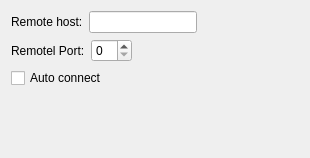
<?xml version="1.0" encoding="UTF-8"?>
<ui version="4.0">
 <class>ClientSocketConfigWidget</class>
 <widget class="QWidget" name="ClientSocketConfigWidget">
  <property name="geometry">
   <rect>
    <x>0</x>
    <y>0</y>
    <width>310</width>
    <height>158</height>
   </rect>
  </property>
  <property name="windowTitle">
   <string>Tcp Client Socket Configuration Widget</string>
  </property>
  <layout class="QVBoxLayout" name="verticalLayout">
   <item>
    <layout class="QHBoxLayout" name="horizontalLayout">
     <item>
      <widget class="QLabel" name="label">
       <property name="text">
        <string>Remote host:</string>
       </property>
      </widget>
     </item>
     <item>
      <widget class="QLineEdit" name="m_hostLineEdit"/>
     </item>
     <item>
      <spacer name="horizontalSpacer_2">
       <property name="orientation">
        <enum>Qt::Horizontal</enum>
       </property>
       <property name="sizeHint" stdset="0">
        <size>
         <width>40</width>
         <height>20</height>
        </size>
       </property>
      </spacer>
     </item>
    </layout>
   </item>
   <item>
    <layout class="QHBoxLayout" name="horizontalLayout_2">
     <item>
      <widget class="QLabel" name="m_portLabel">
       <property name="text">
        <string>Remotel Port:</string>
       </property>
      </widget>
     </item>
     <item>
      <widget class="QSpinBox" name="m_portSpinBox"/>
     </item>
     <item>
      <spacer name="horizontalSpacer">
       <property name="orientation">
        <enum>Qt::Horizontal</enum>
       </property>
       <property name="sizeHint" stdset="0">
        <size>
         <width>40</width>
         <height>20</height>
        </size>
       </property>
      </spacer>
     </item>
    </layout>
   </item>
   <item>
    <layout class="QHBoxLayout" name="horizontalLayout_3">
     <item>
      <widget class="QCheckBox" name="m_autoConnectCheckBox">
       <property name="text">
        <string>Auto connect</string>
       </property>
      </widget>
     </item>
     <item>
      <spacer name="horizontalSpacer_3">
       <property name="orientation">
        <enum>Qt::Horizontal</enum>
       </property>
       <property name="sizeHint" stdset="0">
        <size>
         <width>40</width>
         <height>20</height>
        </size>
       </property>
      </spacer>
     </item>
    </layout>
   </item>
   <item>
    <spacer name="verticalSpacer">
     <property name="orientation">
      <enum>Qt::Vertical</enum>
     </property>
     <property name="sizeHint" stdset="0">
      <size>
       <width>20</width>
       <height>40</height>
      </size>
     </property>
    </spacer>
   </item>
  </layout>
 </widget>
 <resources/>
 <connections/>
</ui>
